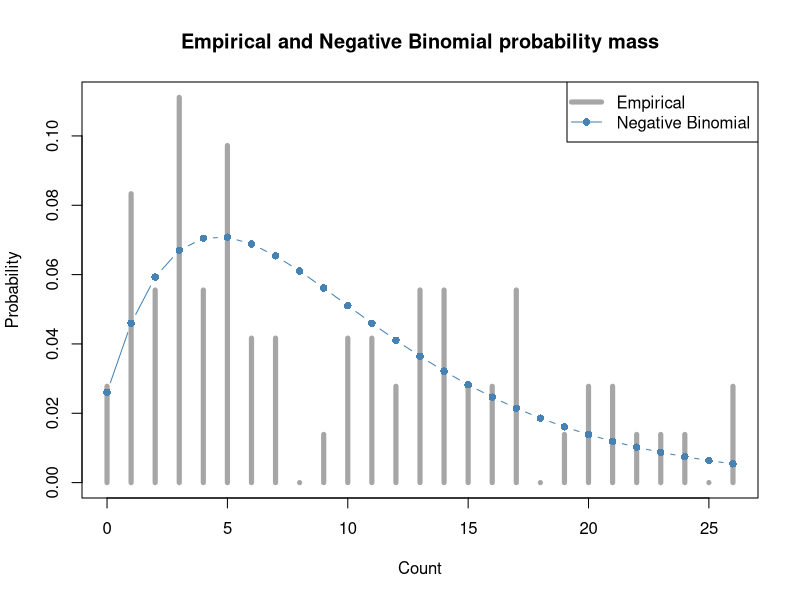
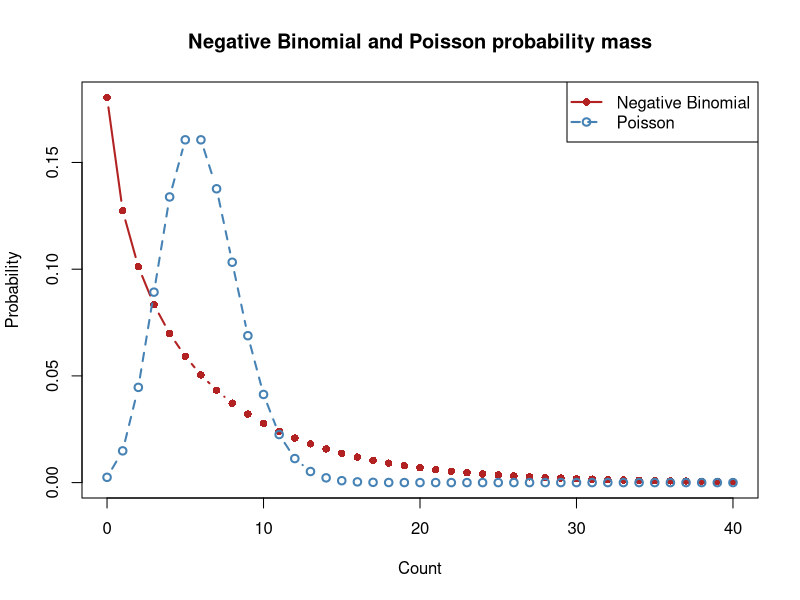
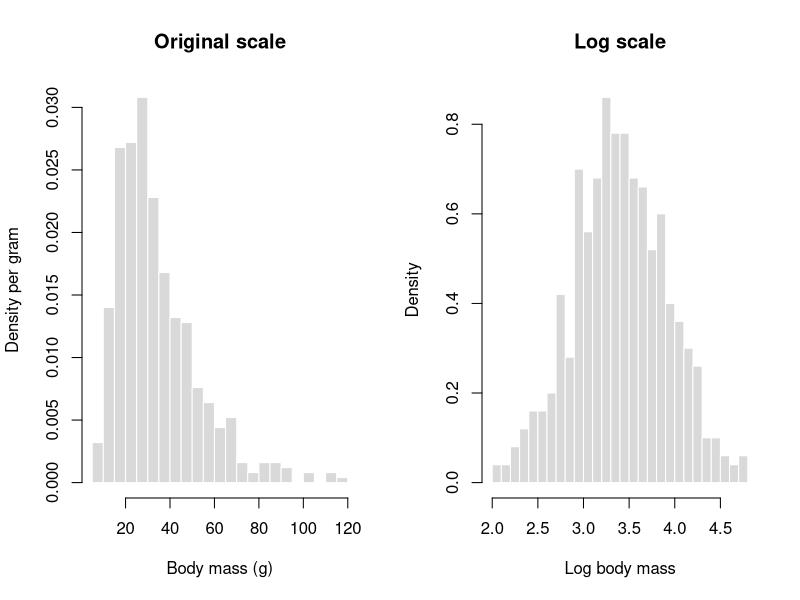
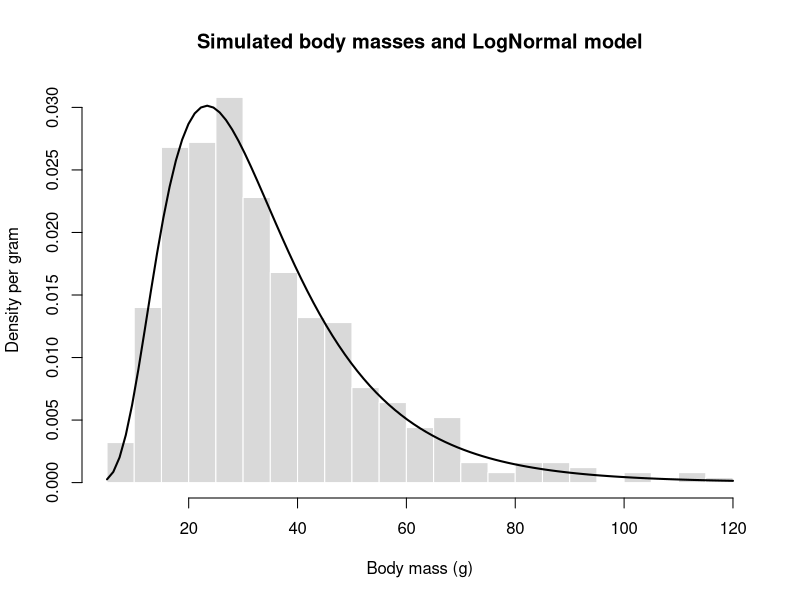
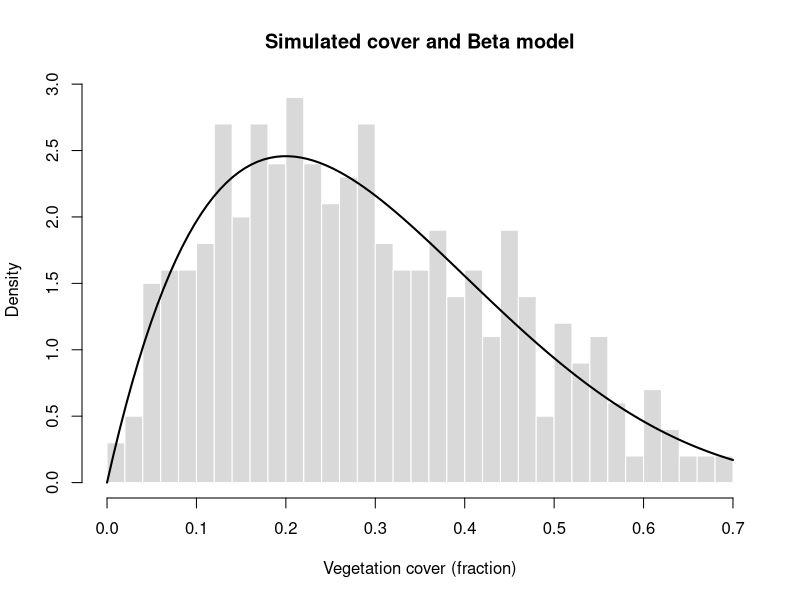

These figures' R source, in order:
## ---- chunk 1
data(InsectSprays, package = "datasets")

pooled_mean = mean(InsectSprays$count)
pooled_variance = var(InsectSprays$count)

c(
  mean = pooled_mean,
  variance = pooled_variance,
  dispersion_ratio = pooled_variance / pooled_mean
)
## ---- chunk 2
library(dplyr)

spray_groups = group_by(InsectSprays, spray)

spray_summary = summarise(
  spray_groups,
  n = n(),
  mean = mean(count),
  variance = var(count),
  dispersion_ratio = variance / mean,
  .groups = "drop"
)

spray_summary
## ---- chunk 3
counts = InsectSprays$count
mu_hat = mean(counts)
empirical_variance = mean((counts - mu_hat)^2)

k_hat = mu_hat^2 / (empirical_variance - mu_hat)

c(
  mean = mu_hat,
  empirical_variance = empirical_variance,
  k = k_hat
)
## ---- chunk 4
support = 0:max(counts)

empirical_mass = as.numeric(
  table(factor(counts, levels = support))
) / length(counts)

negative_binomial_mass = dnbinom(
  support,
  size = k_hat,
  mu = mu_hat
)

plot(
  support,
  empirical_mass,
  type = "h",
  lwd = 5,
  col = "grey65",
  xlab = "Count",
  ylab = "Probability",
  main = "Empirical and Negative Binomial probability mass"
)

lines(
  support,
  negative_binomial_mass,
  type = "b",
  pch = 16,
  col = "steelblue"
)

legend(
  "topright",
  legend = c("Empirical", "Negative Binomial"),
  col = c("grey65", "steelblue"),
  lty = 1,
  pch = c(NA, 16),
  lwd = c(5, 1)
)
## ---- chunk 5
mu = 6
k = 0.8

x_theory = 0:1000
probability = dnbinom(x_theory, size = k, mu = mu)

c(
  probability_sum = sum(probability),
  weighted_mean = sum(x_theory * probability),
  weighted_variance = sum((x_theory - mu)^2 * probability)
)
## ---- chunk 6
set.seed(123)

sample_counts = rnbinom(
  n = 500,
  size = k,
  mu = mu
)

sample_mean = mean(sample_counts)
sample_variance = mean((sample_counts - sample_mean)^2)

c(
  mean = sample_mean,
  empirical_variance = sample_variance,
  variance_mean_ratio = sample_variance / sample_mean,
  variance_using_var = var(sample_counts)
)
## ---- chunk 7
x = 0:40

negative_binomial_mass = dnbinom(x, size = k, mu = mu)
poisson_mass = dpois(x, lambda = mu)

matplot(
  x,
  cbind(negative_binomial_mass, poisson_mass),
  type = "b",
  pch = c(16, 1),
  lty = c(1, 2),
  lwd = 2,
  col = c("firebrick", "steelblue"),
  xlab = "Count",
  ylab = "Probability",
  main = "Negative Binomial and Poisson probability mass"
)

legend(
  "topright",
  legend = c("Negative Binomial", "Poisson"),
  col = c("firebrick", "steelblue"),
  pch = c(16, 1),
  lty = c(1, 2),
  lwd = 2
)
## ---- chunk 8
# Parameters of the model on the log scale
mass_meanlog = log(30)
mass_sdlog = 0.5

# Median and mean of body mass on the original scale (in grams)
median_mass = exp(mass_meanlog)
mean_mass = exp(mass_meanlog + mass_sdlog^2 / 2)

c(median_g = median_mass, mean_g = mean_mass)
## ---- chunk 9
# Probability of a body mass above 50 g (upper tail)
prob_over_50 = plnorm(
  q = 50, meanlog = mass_meanlog, sdlog = mass_sdlog,
  lower.tail = FALSE
)

# Body mass at a cumulative probability of 0.95
mass_95 = qlnorm(p = 0.95, meanlog = mass_meanlog, sdlog = mass_sdlog)

c(prob_over_50 = prob_over_50, percentile_95_g = mass_95)
## ---- chunk 10
# Simulate 500 body masses (in grams) with the seed given in the exercise
set.seed(seed = 202)
body_mass = rlnorm(n = 500, meanlog = mass_meanlog, sdlog = mass_sdlog)

# Draw the two histograms side by side and restore the graphics settings afterwards
old_par = par(no.readonly = TRUE)
par(mfrow = c(1, 2))

hist(
  x = body_mass, breaks = 25, probability = TRUE,
  col = "grey85", border = "white",
  xlab = "Body mass (g)", ylab = "Density per gram",
  main = "Original scale"
)

hist(
  x = log(body_mass), breaks = 25, probability = TRUE,
  col = "grey85", border = "white",
  xlab = "Log body mass", ylab = "Density",
  main = "Log scale"
)

par(old_par)
## ---- chunk 11
hist(
  x = body_mass, breaks = 25, probability = TRUE,
  col = "grey85", border = "white",
  xlab = "Body mass (g)", ylab = "Density per gram",
  main = "Simulated body masses and LogNormal model"
)

# Add the density of the model that generated the sample
curve(
  dlnorm(x = x, meanlog = mass_meanlog, sdlog = mass_sdlog),
  add = TRUE, lwd = 2
)
## ---- chunk 12
# Shape parameters of the Beta model
cover_a = 2
cover_b = 5

# Mean and variance of the cover fraction
mean_cover = cover_a / (cover_a + cover_b)
variance_cover = cover_a * cover_b /
  ((cover_a + cover_b)^2 * (cover_a + cover_b + 1))

c(mean_fraction = mean_cover,
  mean_percent = 100 * mean_cover,
  variance = variance_cover)
## ---- chunk 13
# Probability of a cover fraction below 0.20
prob_below_20_percent = pbeta(
  q = 0.20, shape1 = cover_a, shape2 = cover_b
)

# Cover fraction at a cumulative probability of 0.95
cover_95 = qbeta(p = 0.95, shape1 = cover_a, shape2 = cover_b)

c(prob_below_20_percent = prob_below_20_percent,
  percentile_95_fraction = cover_95)
## ---- chunk 14
# Simulate 500 cover fractions with the seed given in the exercise
set.seed(seed = 303)
cover_fraction = rbeta(n = 500, shape1 = cover_a, shape2 = cover_b)

# Histogram on the density scale so that it is comparable to the curve
hist(
  x = cover_fraction, breaks = 25, probability = TRUE,
  col = "grey85", border = "white",
  xlab = "Vegetation cover (fraction)", ylab = "Density",
  main = "Simulated cover and Beta model"
)

# Add the density of the model that generated the sample
curve(
  dbeta(x = x, shape1 = cover_a, shape2 = cover_b),
  add = TRUE, lwd = 2
)
